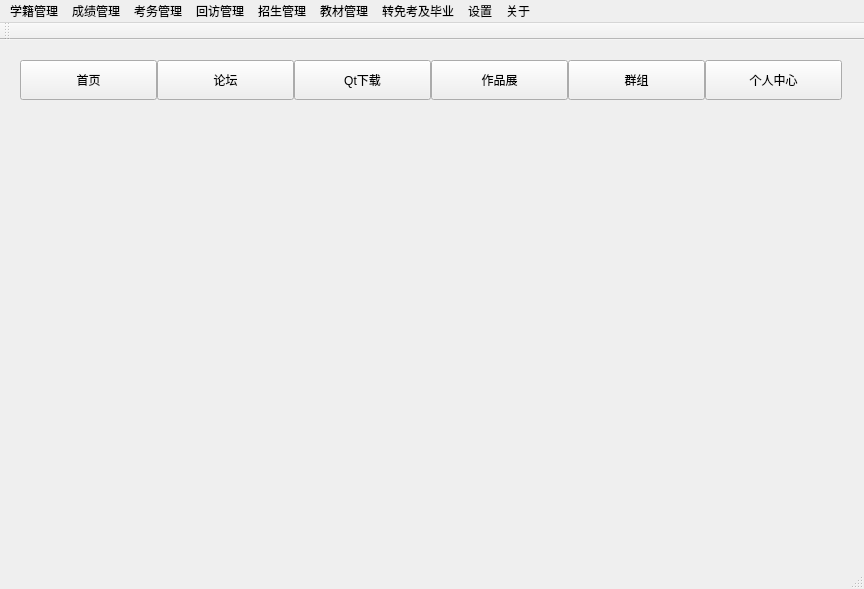
<?xml version="1.0" encoding="UTF-8"?>
<ui version="4.0">
 <class>MainWindow</class>
 <widget class="QMainWindow" name="MainWindow">
  <property name="geometry">
   <rect>
    <x>0</x>
    <y>0</y>
    <width>864</width>
    <height>589</height>
   </rect>
  </property>
  <property name="windowTitle">
   <string>MainWindow</string>
  </property>
  <widget class="QWidget" name="centralWidget">
   <widget class="QWidget" name="widgetNav7" native="true">
    <property name="geometry">
     <rect>
      <x>20</x>
      <y>20</y>
      <width>822</width>
      <height>40</height>
     </rect>
    </property>
    <property name="minimumSize">
     <size>
      <width>0</width>
      <height>40</height>
     </size>
    </property>
    <property name="maximumSize">
     <size>
      <width>16777215</width>
      <height>40</height>
     </size>
    </property>
    <layout class="QHBoxLayout" name="horizontalLayout_2">
     <property name="spacing">
      <number>0</number>
     </property>
     <property name="leftMargin">
      <number>0</number>
     </property>
     <property name="topMargin">
      <number>0</number>
     </property>
     <property name="rightMargin">
      <number>0</number>
     </property>
     <property name="bottomMargin">
      <number>0</number>
     </property>
     <item>
      <widget class="NavButton" name="navButton71">
       <property name="sizePolicy">
        <sizepolicy hsizetype="Minimum" vsizetype="Expanding">
         <horstretch>0</horstretch>
         <verstretch>0</verstretch>
        </sizepolicy>
       </property>
       <property name="text">
        <string>首页</string>
       </property>
      </widget>
     </item>
     <item>
      <widget class="NavButton" name="navButton72">
       <property name="sizePolicy">
        <sizepolicy hsizetype="Minimum" vsizetype="Expanding">
         <horstretch>0</horstretch>
         <verstretch>0</verstretch>
        </sizepolicy>
       </property>
       <property name="text">
        <string>论坛</string>
       </property>
      </widget>
     </item>
     <item>
      <widget class="NavButton" name="navButton73">
       <property name="sizePolicy">
        <sizepolicy hsizetype="Minimum" vsizetype="Expanding">
         <horstretch>0</horstretch>
         <verstretch>0</verstretch>
        </sizepolicy>
       </property>
       <property name="text">
        <string>Qt下载</string>
       </property>
      </widget>
     </item>
     <item>
      <widget class="NavButton" name="navButton74">
       <property name="sizePolicy">
        <sizepolicy hsizetype="Minimum" vsizetype="Expanding">
         <horstretch>0</horstretch>
         <verstretch>0</verstretch>
        </sizepolicy>
       </property>
       <property name="text">
        <string>作品展</string>
       </property>
      </widget>
     </item>
     <item>
      <widget class="NavButton" name="navButton75">
       <property name="sizePolicy">
        <sizepolicy hsizetype="Minimum" vsizetype="Expanding">
         <horstretch>0</horstretch>
         <verstretch>0</verstretch>
        </sizepolicy>
       </property>
       <property name="text">
        <string>群组</string>
       </property>
      </widget>
     </item>
     <item>
      <widget class="NavButton" name="navButton76">
       <property name="sizePolicy">
        <sizepolicy hsizetype="Minimum" vsizetype="Expanding">
         <horstretch>0</horstretch>
         <verstretch>0</verstretch>
        </sizepolicy>
       </property>
       <property name="text">
        <string>个人中心</string>
       </property>
      </widget>
     </item>
    </layout>
   </widget>
  </widget>
  <widget class="QMenuBar" name="menuBar">
   <property name="geometry">
    <rect>
     <x>0</x>
     <y>0</y>
     <width>864</width>
     <height>26</height>
    </rect>
   </property>
   <widget class="QMenu" name="menuruanjian">
    <property name="title">
     <string>学籍管理</string>
    </property>
    <addaction name="actionxuejiu"/>
    <addaction name="actionzaijitongji"/>
    <addaction name="actionbanzhurendaibang"/>
    <addaction name="actionsdf"/>
    <addaction name="actionda"/>
   </widget>
   <widget class="QMenu" name="menudsasdsa">
    <property name="title">
     <string>成绩管理</string>
    </property>
    <addaction name="actionchji"/>
    <addaction name="actiond"/>
    <addaction name="actiond_2"/>
    <addaction name="actiond_3"/>
   </widget>
   <widget class="QMenu" name="menu">
    <property name="title">
     <string>考务管理</string>
    </property>
    <addaction name="actiona"/>
    <addaction name="actionb"/>
    <addaction name="actionc"/>
    <addaction name="actiond_4"/>
    <addaction name="actionr"/>
    <addaction name="actionf"/>
    <addaction name="actiong"/>
    <addaction name="actionh"/>
   </widget>
   <widget class="QMenu" name="menu_2">
    <property name="title">
     <string>回访管理</string>
    </property>
    <addaction name="actionhuifangjilu"/>
    <addaction name="actiond_5"/>
    <addaction name="actionad"/>
   </widget>
   <widget class="QMenu" name="menu_3">
    <property name="title">
     <string>招生管理</string>
    </property>
   </widget>
   <widget class="QMenu" name="menu_4">
    <property name="title">
     <string>教材管理</string>
    </property>
   </widget>
   <widget class="QMenu" name="menu_5">
    <property name="title">
     <string>转免考及毕业</string>
    </property>
   </widget>
   <widget class="QMenu" name="menu_6">
    <property name="title">
     <string>设置</string>
    </property>
   </widget>
   <widget class="QMenu" name="menu_7">
    <property name="title">
     <string>关于</string>
    </property>
   </widget>
   <addaction name="menuruanjian"/>
   <addaction name="menudsasdsa"/>
   <addaction name="menu"/>
   <addaction name="menu_2"/>
   <addaction name="menu_3"/>
   <addaction name="menu_4"/>
   <addaction name="menu_5"/>
   <addaction name="menu_6"/>
   <addaction name="menu_7"/>
  </widget>
  <widget class="QToolBar" name="mainToolBar">
   <attribute name="toolBarArea">
    <enum>TopToolBarArea</enum>
   </attribute>
   <attribute name="toolBarBreak">
    <bool>false</bool>
   </attribute>
  </widget>
  <widget class="QStatusBar" name="statusBar"/>
  <action name="actionxuejiu">
   <property name="text">
    <string>学籍处理</string>
   </property>
  </action>
  <action name="actionzaijitongji">
   <property name="text">
    <string>在籍统计</string>
   </property>
  </action>
  <action name="actionbanzhurendaibang">
   <property name="text">
    <string>班主任带班统计</string>
   </property>
  </action>
  <action name="actionsdf">
   <property name="text">
    <string>统计缴费人数</string>
   </property>
  </action>
  <action name="actionda">
   <property name="text">
    <string>学籍变更查询</string>
   </property>
  </action>
  <action name="actionchji">
   <property name="text">
    <string>成绩录入</string>
   </property>
  </action>
  <action name="actiond">
   <property name="text">
    <string>成绩导入</string>
   </property>
  </action>
  <action name="actiond_2">
   <property name="text">
    <string>成绩统计</string>
   </property>
  </action>
  <action name="actiond_3">
   <property name="text">
    <string>成绩总表</string>
   </property>
  </action>
  <action name="actiona">
   <property name="text">
    <string>报考单录入</string>
   </property>
  </action>
  <action name="actionb">
   <property name="text">
    <string>报考单变更</string>
   </property>
  </action>
  <action name="actionc">
   <property name="text">
    <string>网上报考单</string>
   </property>
  </action>
  <action name="actiond_4">
   <property name="text">
    <string>导入报考科目</string>
   </property>
  </action>
  <action name="actionr">
   <property name="text">
    <string>生成报考记录</string>
   </property>
  </action>
  <action name="actionf">
   <property name="text">
    <string>f</string>
   </property>
  </action>
  <action name="actiong">
   <property name="text">
    <string>g</string>
   </property>
  </action>
  <action name="actionh">
   <property name="text">
    <string>h</string>
   </property>
  </action>
  <action name="actionhuifangjilu">
   <property name="text">
    <string>回访记录汇总</string>
   </property>
  </action>
  <action name="actiond_5">
   <property name="text">
    <string>回访结果统计</string>
   </property>
  </action>
  <action name="actionad">
   <property name="text">
    <string>回访批次管理</string>
   </property>
  </action>
 </widget>
 <layoutdefault spacing="6" margin="11"/>
 <customwidgets>
  <customwidget>
   <class>NavButton</class>
   <extends>QPushButton</extends>
   <header>navbutton.h</header>
  </customwidget>
 </customwidgets>
 <resources/>
 <connections/>
</ui>
